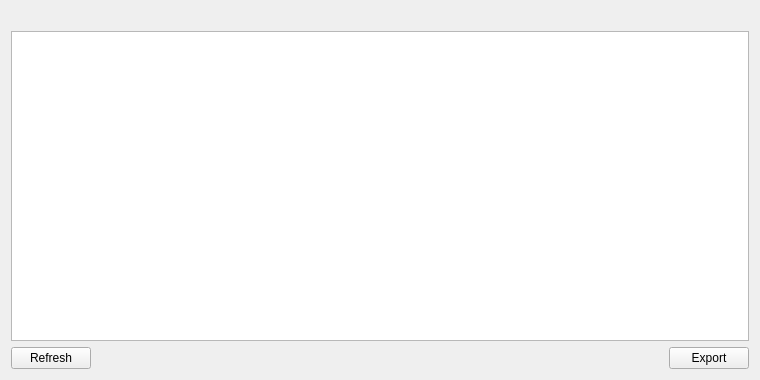
<?xml version="1.0" encoding="UTF-8"?>
<ui version="4.0">
 <class>MyWhitelistOfferDialog</class>
 <widget class="QWidget" name="MyWhitelistOfferDialog">
  <property name="geometry">
   <rect>
    <x>0</x>
    <y>0</y>
    <width>760</width>
    <height>380</height>
   </rect>
  </property>
  <property name="windowTitle">
   <string>My Offer Affiliates</string>
  </property>
  <layout class="QVBoxLayout" name="verticalLayout">
   <item>
    <widget class="QLabel" name="labelExplanation">
     <property name="textFormat">
      <enum>Qt::PlainText</enum>
     </property>
     <property name="wordWrap">
      <bool>true</bool>
     </property>
    </widget>
   </item>
   <item>
    <widget class="QTableView" name="tableView">
     <property name="contextMenuPolicy">
      <enum>Qt::CustomContextMenu</enum>
     </property>
     <property name="toolTip">
      <string/>
     </property>
     <property name="tabKeyNavigation">
      <bool>false</bool>
     </property>
     <property name="alternatingRowColors">
      <bool>true</bool>
     </property>
     <property name="selectionMode">
      <enum>QAbstractItemView::SingleSelection</enum>
     </property>
     <property name="selectionBehavior">
      <enum>QAbstractItemView::SelectRows</enum>
     </property>
     <property name="sortingEnabled">
      <bool>true</bool>
     </property>
     <attribute name="verticalHeaderVisible">
      <bool>false</bool>
     </attribute>
    </widget>
   </item>
   <item>
    <layout class="QHBoxLayout" name="horizontalLayout">
     <item>
      <widget class="QPushButton" name="refreshButton">
       <property name="maximumSize">
        <size>
         <width>16777215</width>
         <height>48</height>
        </size>
       </property>
       <property name="toolTip">
        <string>Refresh your affiliate list for this offer</string>
       </property>
       <property name="text">
        <string>Refresh</string>
       </property>
      </widget>
     </item>
     <item>
      <spacer name="horizontalSpacer">
       <property name="orientation">
        <enum>Qt::Horizontal</enum>
       </property>
       <property name="sizeHint" stdset="0">
        <size>
         <width>40</width>
         <height>20</height>
        </size>
       </property>
      </spacer>
     </item>
     <item>
      <widget class="QPushButton" name="exportButton">
       <property name="toolTip">
        <string>Export the data in the current tab to a file</string>
       </property>
       <property name="text">
        <string>Export</string>
       </property>
      </widget>
     </item>
    </layout>
   </item>
  </layout>
 </widget>
 <resources>
  <include location="../dynamic.qrc"/>
 </resources>
 <connections/>
</ui>
